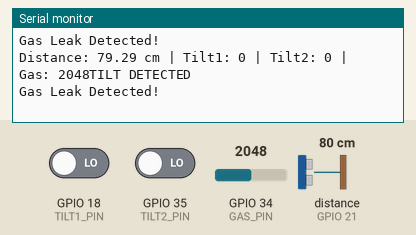
Simulated run of this sketch. Board: ESP32. Shown: the last lines printed to the serial monitor. Wiring (inferred from the names in the program): ultrasonic range finder: trigger GPIO 19; echo GPIO 21. The test bench sets the inputs (shaded band); at power-on: GPIO 34 (GAS_PIN) = 2048, GPIO 18 (TILT1_PIN) LOW, GPIO 35 (TILT2_PIN) LOW, distance to the obstacle (sensor on GPIO 21) 80 cm. The echo pulse lasts 58.3 µs per cm.

Above: at 6.4 s.
6.5 s: GPIO 34 (GAS_PIN) set to 1534
At 7.7 s:
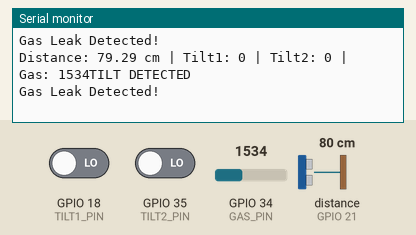
8.0 s: GPIO 34 (GAS_PIN) set to 1472
At 8.7 s:
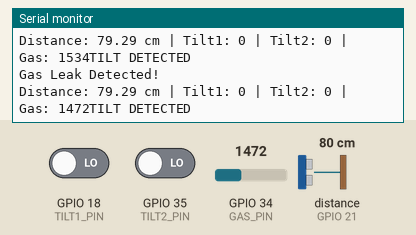
Timing chart, 0 to 11.0 s (numbered marks = the images above; inputs shaded):
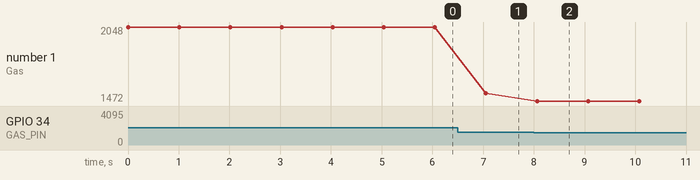

The sketch:

serial_monitor.ino
```cpp
// Pin Definitions
#define TRIG_PIN 19
#define ECHO_PIN 21
#define TILT1_PIN 18
#define TILT2_PIN 35
#define GAS_PIN 34


// Thresholds
#define DIST_THRESHOLD 100 // cm
#define GAS_THRESHOLD 1500


void setup() {
  Serial.begin(115200);

  pinMode(TRIG_PIN, OUTPUT);
  pinMode(ECHO_PIN, INPUT);
  pinMode(TILT1_PIN, INPUT);
  pinMode(TILT2_PIN, INPUT);
  pinMode(GAS_PIN, INPUT);

}

void loop() {
  // Ultrasonic Distance
  digitalWrite(TRIG_PIN, LOW);
  delayMicroseconds(2);
  digitalWrite(TRIG_PIN, HIGH);
  delayMicroseconds(10);
  digitalWrite(TRIG_PIN, LOW);
  long duration = pulseIn(ECHO_PIN, HIGH);
  float distance = duration * 0.034 / 2;

  // Tilt Sensors
  int tilt1 = digitalRead(TILT1_PIN);
  int tilt2 = digitalRead(TILT2_PIN);

  // Gas Sensor
  int gasValue = analogRead(GAS_PIN);


  // Output status
  Serial.print("Distance: ");
  Serial.print(distance);
  Serial.print(" cm | Tilt1: ");
  Serial.print(tilt1);
  Serial.print(" | Tilt2: ");
  Serial.print(tilt2);
  Serial.print(" | Gas: ");
  Serial.print(gasValue);


  // Detection Conditions
  if ((distance > DIST_THRESHOLD) && (tilt2 == LOW)) {
    Serial.println("Manhole OPEN!");
  }

  if (tilt2 == HIGH) {
    Serial.println("No tilt detected");
  }

  if (tilt2 == LOW) {
    Serial.println("TILT DETECTED");
  }

  if (gasValue > GAS_THRESHOLD) {
    Serial.println("Gas Leak Detected!");
  }


  delay(1000);
}
```

Measured:
- the behaviour switches between 1501 and 1500 on GPIO 34 (GAS_PIN) (found by bisection; images 1 and 2)
- after the input at 6.5 s, the serial monitor: prints a new line after 0.56 s (image 1)
- after the input at 8.0 s, the serial monitor: prints a new line after 0.06 s (image 2)
- plotted number 1: 2048 → 1534 after the input at 6.5 s, 1534 → 1472 after the input at 8.0 s
